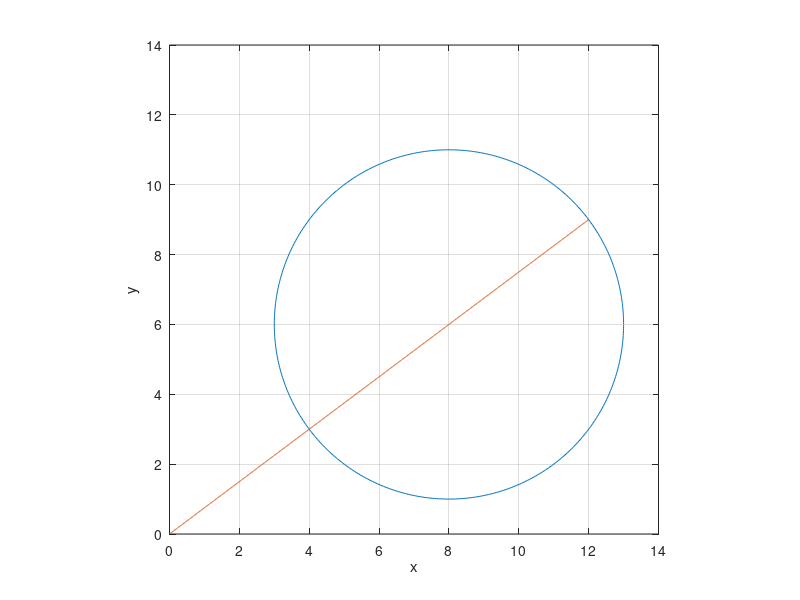

This chart was generated by the following MATLAB code:
% Iterative solution Using Newton method
iter = 0;                                  % Iteration counter
Df = 10;                  % Error in Df is set to a high value
Lambda = input('Enter estimated value of Lambda = ');
fprintf('\n ')
disp(['     Iter      Df         J       DLambda   Lambda'  ...
'      x         y'])
while abs(Df)  >= 0.0001                % Test for convergence
iter = iter + 1;                           % No. of iterations
x = 8*Lambda/(Lambda + 1);
y = 6*Lambda/(Lambda + 1);
Df = (x- 8)^2 + (y - 6)^2 - 25;                     % Residual
J = -200/(Lambda + 1)^3;                          % Derivative
Delambda =-Df/J;                          % Change in variable
disp([iter, Df, J, Delambda, Lambda, x, y])
Lambda = Lambda + Delambda;              % Successive solution
end
%Graphical Demonstration of Example 7.2
wt=0:.01:2*pi;
z =8+j*6+ 5*(cos(wt) + j*sin(wt));
x=0:.01:12; y=6/8*x;

plot(real(z),imag(z), x, y), grid
xlabel('x'), ylabel('y')
axis([0 , 14, 0, 14]), axis('square')
